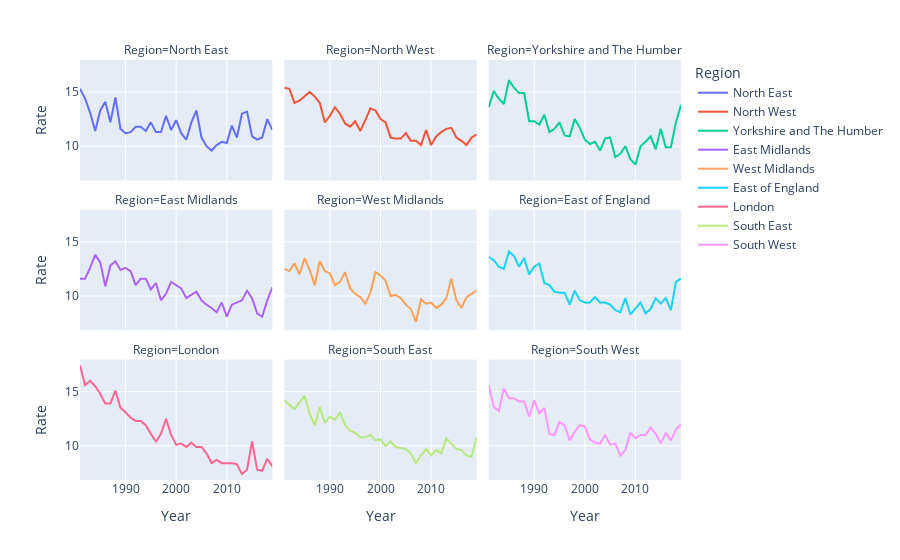

The notebook cell saved with this chart:
### Markdown cell above
Regional comparison of rates of suicide in England from 1981 to 2019 per 100000 population
London has seen the largest fall in rate of suicide in England over the review period

### Code cell
suicide_region = pd.read_csv("suicide_region.csv", index_col = 0)
suicide_region.head()
fig = px.line(suicide_region, "Year", "Rate", facet_col="Region", facet_col_wrap=3, color="Region")
fig.show()

### Figure 1 — Plotly figure (JSON) as saved in the notebook; plotly's stock layout.template omitted (floating-point values rounded to 4 significant figures)
{"data": [{"hovertemplate": "Region=North East<br>Year=%{x}<br>Rate=%{y}<extra></extra>", "legendgroup": "North East", "line": {"color": "#636efa", "dash": "solid"}, "marker": {"symbol": "circle"}, "mode": "lines", "name": "North East", "orientation": "v", "showlegend": true, "type": "scatter", "x": [1981, 1982, 1983, 1984, 1985, 1986, 1987, 1988, 1989, 1990, 1991, 1992, 1993, 1994, 1995, 1996, 1997, 1998, 1999, 2000, 2001, 2002, 2003, 2004, 2005, 2006, 2007, 2008, 2009, 2010, 2011, 2012, 2013, 2014, 2015, 2016, 2017, 2018, 2019], "xaxis": "x7", "y": [15.3, 14.4, 13.1, 11.4, 13.3, 14.1, 12.2, 14.5, 11.6, 11.2, 11.3, 11.8, 11.8, 11.4, 12.2, 11.3, 11.3, 12.8, 11.5, 12.4, 11.2, 10.6, 12.2, 13.3, 10.8, 10, 9.6, 10.1, 10.4, 10.3, 11.9, 10.8, 13, 13.2, 10.9, 10.6, 10.8, 12.5, 11.5], "yaxis": "y7"}, {"hovertemplate": "Region=North West<br>Year=%{x}<br>Rate=%{y}<extra></extra>", "legendgroup": "North West", "line": {"color": "#EF553B", "dash": "solid"}, "marker": {"symbol": "circle"}, "mode": "lines", "name": "North West", "orientation": "v", "showlegend": true, "type": "scatter", "x": [1981, 1982, 1983, 1984, 1985, 1986, 1987, 1988, 1989, 1990, 1991, 1992, 1993, 1994, 1995, 1996, 1997, 1998, 1999, 2000, 2001, 2002, 2003, 2004, 2005, 2006, 2007, 2008, 2009, 2010, 2011, 2012, 2013, 2014, 2015, 2016, 2017, 2018, 2019], "xaxis": "x8", "y": [15.4, 15.3, 14, 14.2, 14.6, 15, 14.6, 14, 12.2, 12.8, 13.6, 13, 12.1, 11.8, 12.3, 11.4, 12.4, 13.5, 13.3, 12.5, 12.2, 10.8, 10.7, 10.7, 11.2, 10.5, 10.5, 10.1, 11.5, 10.1, 10.9, 11.3, 11.6, 11.7, 10.8, 10.5, 10.1, 10.8, 11.1], "yaxis": "y8"}, {"hovertemplate": "Region=Yorkshire and The Humber<br>Year=%{x}<br>Rate=%{y}<extra></extra>", "legendgroup": "Yorkshire and The Humber", "line": {"color": "#00cc96", "dash": "solid"}, "marker": {"symbol": "circle"}, "mode": "lines", "name": "Yorkshire and The Humber", "orientation": "v", "showlegend": true, "type": "scatter", "x": [1981, 1982, 1983, 1984, 1985, 1986, 1987, 1988, 1989, 1990, 1991, 1992, 1993, 1994, 1995, 1996, 1997, 1998, 1999, 2000, 2001, 2002, 2003, 2004, 2005, 2006, 2007, 2008, 2009, 2010, 2011, 2012, 2013, 2014, 2015, 2016, 2017, 2018, 2019], "xaxis": "x9", "y": [13.6, 15.1, 14.4, 13.9, 16.1, 15.4, 14.9, 14.9, 12.3, 12.3, 12, 12.9, 11.3, 11.6, 12.2, 11, 10.9, 12.5, 11.7, 10.6, 10.2, 10.4, 9.6, 10.7, 10.8, 9, 9.3, 10, 8.8, 8.3, 10, 10.4, 10.9, 9.7, 11.6, 9.9, 9.9, 12.2, 13.8], "yaxis": "y9"}, {"hovertemplate": "Region=East Midlands<br>Year=%{x}<br>Rate=%{y}<extra></extra>", "legendgroup": "East Midlands", "line": {"color": "#ab63fa", "dash": "solid"}, "marker": {"symbol": "circle"}, "mode": "lines", "name": "East Midlands", "orientation": "v", "showlegend": true, "type": "scatter", "x": [1981, 1982, 1983, 1984, 1985, 1986, 1987, 1988, 1989, 1990, 1991, 1992, 1993, 1994, 1995, 1996, 1997, 1998, 1999, 2000, 2001, 2002, 2003, 2004, 2005, 2006, 2007, 2008, 2009, 2010, 2011, 2012, 2013, 2014, 2015, 2016, 2017, 2018, 2019], "xaxis": "x4", "y": [11.6, 11.6, 12.6, 13.8, 13.1, 10.9, 12.8, 13.2, 12.4, 12.6, 12.3, 11, 11.6, 11.6, 10.6, 11.2, 9.6, 10.2, 11.3, 11, 10.7, 9.8, 10.1, 10.4, 9.6, 9.2, 8.9, 8.5, 9.4, 8.1, 9.2, 9.4, 9.6, 10.5, 9.8, 8.4, 8.1, 9.6, 10.8], "yaxis": "y4"}, {"hovertemplate": "Region=West Midlands<br>Year=%{x}<br>Rate=%{y}<extra></extra>", "legendgroup": "West Midlands", "line": {"color": "#FFA15A", "dash": "solid"}, "marker": {"symbol": "circle"}, "mode": "lines", "name": "West Midlands", "orientation": "v", "showlegend": true, "type": "scatter", "x": [1981, 1982, 1983, 1984, 1985, 1986, 1987, 1988, 1989, 1990, 1991, 1992, 1993, 1994, 1995, 1996, 1997, 1998, 1999, 2000, 2001, 2002, 2003, 2004, 2005, 2006, 2007, 2008, 2009, 2010, 2011, 2012, 2013, 2014, 2015, 2016, 2017, 2018, 2019], "xaxis": "x5", "y": [12.5, 12.3, 13, 12, 13.5, 12.4, 11, 13.2, 12.3, 12.1, 11, 11.3, 12.2, 10.7, 10.2, 9.9, 9.3, 10.3, 12.2, 11.9, 11.4, 10, 10.1, 9.8, 9.2, 8.8, 7.6, 9.7, 9.3, 9.4, 8.9, 9.2, 9.8, 11.6, 9.6, 8.9, 9.9, 10.2, 10.5], "yaxis": "y5"}, {"hovertemplate": "Region=East of England<br>Year=%{x}<br>Rate=%{y}<extra></extra>", "legendgroup": "East of England", "line": {"color": "#19d3f3", "dash": "solid"}, "marker": {"symbol": "circle"}, "mode": "lines", "name": "East of England", "orientation": "v", "showlegend": true, "type": "scatter", "x": [1981, 1982, 1983, 1984, 1985, 1986, 1987, 1988, 1989, 1990, 1991, 1992, 1993, 1994, 1995, 1996, 1997, 1998, 1999, 2000, 2001, 2002, 2003, 2004, 2005, 2006, 2007, 2008, 2009, 2010, 2011, 2012, 2013, 2014, 2015, 2016, 2017, 2018, 2019], "xaxis": "x6", "y": [13.6, 13.3, 12.7, 12.5, 14.1, 13.7, 12.7, 13.5, 12, 12.7, 13, 11.2, 11, 10.4, 10.3, 10.3, 9.2, 10.5, 9.6, 9.4, 9.4, 9.9, 9.4, 9.4, 9.2, 8.7, 8.5, 9.8, 8.3, 8.8, 9.4, 8.4, 8.8, 9.8, 9.3, 9.8, 8.7, 11.3, 11.6], "yaxis": "y6"}, {"hovertemplate": "Region=London<br>Year=%{x}<br>Rate=%{y}<extra></extra>", "legendgroup": "London", "line": {"color": "#FF6692", "dash": "solid"}, "marker": {"symbol": "circle"}, "mode": "lines", "name": "London", "orientation": "v", "showlegend": true, "type": "scatter", "x": [1981, 1982, 1983, 1984, 1985, 1986, 1987, 1988, 1989, 1990, 1991, 1992, 1993, 1994, 1995, 1996, 1997, 1998, 1999, 2000, 2001, 2002, 2003, 2004, 2005, 2006, 2007, 2008, 2009, 2010, 2011, 2012, 2013, 2014, 2015, 2016, 2017, 2018, 2019], "xaxis": "x", "y": [17.4, 15.6, 16, 15.5, 14.8, 13.9, 13.9, 15.1, 13.5, 13.1, 12.6, 12.3, 12.3, 11.9, 11.1, 10.4, 11.1, 12.5, 11, 10.1, 10.2, 9.9, 10.3, 9.9, 9.9, 9.3, 8.4, 8.7, 8.4, 8.4, 8.4, 8.3, 7.4, 7.8, 10.4, 7.8, 7.7, 8.8, 8.1], "yaxis": "y"}, {"hovertemplate": "Region=South East<br>Year=%{x}<br>Rate=%{y}<extra></extra>", "legendgroup": "South East", "line": {"color": "#B6E880", "dash": "solid"}, "marker": {"symbol": "circle"}, "mode": "lines", "name": "South East", "orientation": "v", "showlegend": true, "type": "scatter", "x": [1981, 1982, 1983, 1984, 1985, 1986, 1987, 1988, 1989, 1990, 1991, 1992, 1993, 1994, 1995, 1996, 1997, 1998, 1999, 2000, 2001, 2002, 2003, 2004, 2005, 2006, 2007, 2008, 2009, 2010, 2011, 2012, 2013, 2014, 2015, 2016, 2017, 2018, 2019], "xaxis": "x2", "y": [14.2, 13.8, 13.4, 14, 14.6, 13, 11.9, 13.6, 12.1, 12.7, 12.4, 13.1, 11.9, 11.4, 11.2, 10.8, 10.8, 11, 10.5, 10.6, 10, 10.4, 9.9, 9.8, 9.7, 9.3, 8.4, 9.1, 9.7, 9.1, 9.6, 9.3, 10.7, 10.2, 9.7, 9.6, 9.1, 9, 10.8], "yaxis": "y2"}, {"hovertemplate": "Region=South West<br>Year=%{x}<br>Rate=%{y}<extra></extra>", "legendgroup": "South West", "line": {"color": "#FF97FF", "dash": "solid"}, "marker": {"symbol": "circle"}, "mode": "lines", "name": "South West", "orientation": "v", "showlegend": true, "type": "scatter", "x": [1981, 1982, 1983, 1984, 1985, 1986, 1987, 1988, 1989, 1990, 1991, 1992, 1993, 1994, 1995, 1996, 1997, 1998, 1999, 2000, 2001, 2002, 2003, 2004, 2005, 2006, 2007, 2008, 2009, 2010, 2011, 2012, 2013, 2014, 2015, 2016, 2017, 2018, 2019], "xaxis": "x3", "y": [15.6, 13.6, 13.2, 15.3, 14.4, 14.4, 14.1, 14.1, 12.7, 14.2, 13, 13.5, 11.1, 11, 12.2, 11.9, 10.5, 11.3, 11.9, 11.8, 10.6, 10.3, 10.2, 11, 10.1, 10.2, 9.1, 9.6, 11.2, 10.7, 11, 11, 11.7, 11.1, 10.2, 11.2, 10.5, 11.5, 12], "yaxis": "y3"}], "layout": {"annotations": [{"font": {}, "showarrow": false, "text": "Region=London", "x": 0.16, "xanchor": "center", "xref": "paper", "y": 0.2867, "yanchor": "bottom", "yref": "paper"}, {"font": {}, "showarrow": false, "text": "Region=South East", "x": 0.5, "xanchor": "center", "xref": "paper", "y": 0.2867, "yanchor": "bottom", "yref": "paper"}, {"font": {}, "showarrow": false, "text": "Region=South West", "x": 0.84, "xanchor": "center", "xref": "paper", "y": 0.2867, "yanchor": "bottom", "yref": "paper"}, {"font": {}, "showarrow": false, "text": "Region=East Midlands", "x": 0.16, "xanchor": "center", "xref": "paper", "y": 0.6433, "yanchor": "bottom", "yref": "paper"}, {"font": {}, "showarrow": false, "text": "Region=West Midlands", "x": 0.5, "xanchor": "center", "xref": "paper", "y": 0.6433, "yanchor": "bottom", "yref": "paper"}, {"font": {}, "showarrow": false, "text": "Region=East of England", "x": 0.84, "xanchor": "center", "xref": "paper", "y": 0.6433, "yanchor": "bottom", "yref": "paper"}, {"font": {}, "showarrow": false, "text": "Region=North East", "x": 0.16, "xanchor": "center", "xref": "paper", "y": 1.0, "yanchor": "bottom", "yref": "paper"}, {"font": {}, "showarrow": false, "text": "Region=North West", "x": 0.5, "xanchor": "center", "xref": "paper", "y": 1.0, "yanchor": "bottom", "yref": "paper"}, {"font": {}, "showarrow": false, "text": "Region=Yorkshire and The Humber", "x": 0.84, "xanchor": "center", "xref": "paper", "y": 1.0, "yanchor": "bottom", "yref": "paper"}], "legend": {"title": {"text": "Region"}, "tracegroupgap": 0}, "margin": {"t": 60}, "xaxis": {"anchor": "y", "domain": [0, 0.32], "title": {"text": "Year"}}, "xaxis2": {"anchor": "y2", "domain": [0.34, 0.66], "matches": "x", "title": {"text": "Year"}}, "xaxis3": {"anchor": "y3", "domain": [0.68, 1.0], "matches": "x", "title": {"text": "Year"}}, "xaxis4": {"anchor": "y4", "domain": [0, 0.32], "matches": "x", "showticklabels": false}, "xaxis5": {"anchor": "y5", "domain": [0.34, 0.66], "matches": "x", "showticklabels": false}, "xaxis6": {"anchor": "y6", "domain": [0.68, 1.0], "matches": "x", "showticklabels": false}, "xaxis7": {"anchor": "y7", "domain": [0, 0.32], "matches": "x", "showticklabels": false}, "xaxis8": {"anchor": "y8", "domain": [0.34, 0.66], "matches": "x", "showticklabels": false}, "xaxis9": {"anchor": "y9", "domain": [0.68, 1.0], "matches": "x", "showticklabels": false}, "yaxis": {"anchor": "x", "domain": [0, 0.2867], "title": {"text": "Rate"}}, "yaxis2": {"anchor": "x2", "domain": [0, 0.2867], "matches": "y", "showticklabels": false}, "yaxis3": {"anchor": "x3", "domain": [0, 0.2867], "matches": "y", "showticklabels": false}, "yaxis4": {"anchor": "x4", "domain": [0.3567, 0.6433], "matches": "y", "title": {"text": "Rate"}}, "yaxis5": {"anchor": "x5", "domain": [0.3567, 0.6433], "matches": "y", "showticklabels": false}, "yaxis6": {"anchor": "x6", "domain": [0.3567, 0.6433], "matches": "y", "showticklabels": false}, "yaxis7": {"anchor": "x7", "domain": [0.7133, 1.0], "matches": "y", "title": {"text": "Rate"}}, "yaxis8": {"anchor": "x8", "domain": [0.7133, 1.0], "matches": "y", "showticklabels": false}, "yaxis9": {"anchor": "x9", "domain": [0.7133, 1.0], "matches": "y", "showticklabels": false}}}
